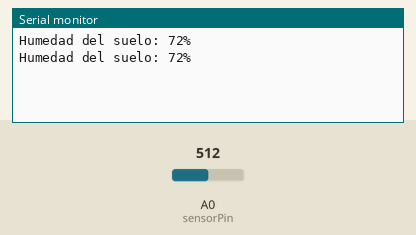
This sketch was run on a simulated Arduino Uno, built with avr-gcc and run on an emulated ATmega328P. On the bench: the last lines printed to the serial monitor. Inputs (shaded band) come from the test bench; at power-on: A0 (sensorPin) = 512.

Above: at 1.8 s.
1.9 s: A0 (sensorPin) set to 716
At 2.8 s:
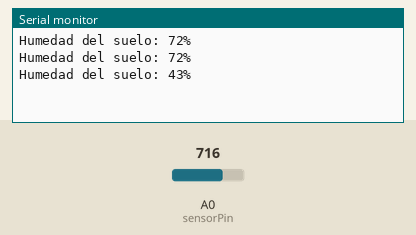
3.4 s: A0 (sensorPin) set to 900
At 4.3 s:
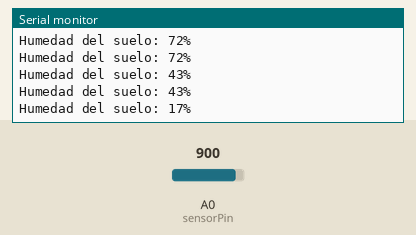
Timing chart, 0 to 6.4 s (numbered marks = the images above; inputs shaded):
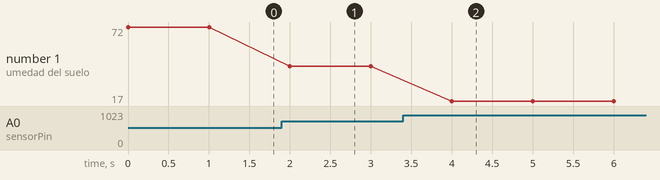

Measured:
- after the input at 1.9 s, the serial monitor: prints a new line after 0.10 s (image 1)
- after the input at 3.4 s, the serial monitor: prints a new line after 0.60 s (image 2)
- plotted number 1: 72 → 43 after the input at 1.9 s, 43 → 17 after the input at 3.4 s

The sketch:

YL-69-humedad-suelo.ino
```cpp
const int sensorPin = A0;  // Pin analógico donde está conectado el sensor
int valorSensor = 0;       // Variable vacía inicializada como 0
int porcentajeHumedad = 0; // Variable vacía inicializada como 0

// Valores obtenidos durante la calibración
const int valorSeco = 1023;
const int valorHumedo = 320;

void setup() {
  Serial.begin(9600);
}

void loop() {
  // Leer el valor analógico del sensor YL-69
  valorSensor = analogRead(sensorPin);

  // Calcular el %
  porcentajeHumedad = map(valorSensor, valorSeco, valorHumedo, 0, 100);

  // Limitar el % entre 0 y 100 para evitar valores fuera de rango
  porcentajeHumedad = constrain(porcentajeHumedad, 0, 100);

  // Mostrar el porcentaje de humedad en el Monitor Serial
  Serial.print("Humedad del suelo: ");
  Serial.print(porcentajeHumedad);
  Serial.println("%");

  // Esperar 1 segundo antes de la siguiente lectura
  delay(1000);
}
```
